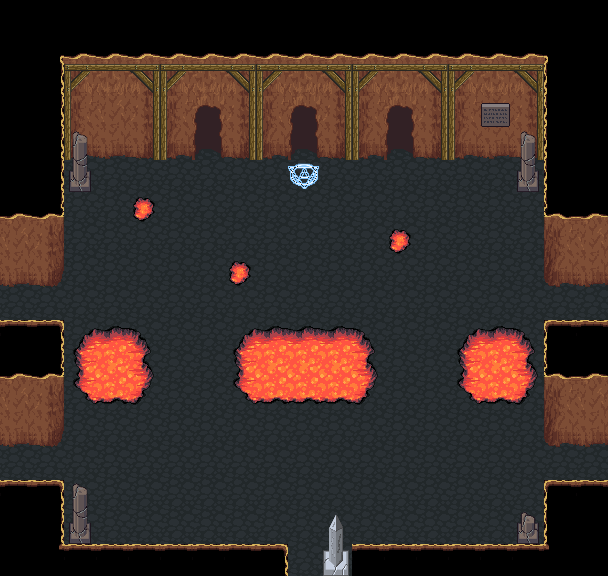

This is a level from a 2D game, rendered from its Tiled map with the project's own tilesets. A one-line summary and the map file follow, with tile-layer data summarised:
An orthogonal 19x18 tile map with 32x32 px tiles, 3 tile layers (Ground, Environment 1, Environment 2) and 30 objects.

<map version="1.0" orientation="orthogonal" renderorder="right-down" width="19" height="18" tilewidth="32" tileheight="32" nextobjectid="35">
 <tileset firstgid="1" name="cavern_ruins" tilewidth="32" tileheight="32" tilecount="384">
  <image source="../tilesets/cavern_ruins.png" trans="ffffff" width="768" height="512" />
 </tileset>
 <layer name="Ground" width="19" height="18">
  <data>[342 cells, 342 non-empty, 1 distinct tile ids]</data>
 </layer>
 <layer name="Environment 1" width="19" height="18">
  <data>[342 cells, 191 non-empty, 43 distinct tile ids]</data>
 </layer>
 <layer name="Environment 2" width="19" height="18">
  <data>[342 cells, 8 non-empty, 4 distinct tile ids]</data>
 </layer>
 <objectgroup name="Collision">
  <object id="4" x="0" y="0" width="64" height="288" />
  <object id="5" x="544" y="0" width="64" height="288" />
  <object id="6" x="64" y="0" width="224" height="160" />
  <object id="7" x="320" y="0" width="224" height="160" />
  <object id="8" x="288" y="0" width="32" height="128" />
  <object id="9" x="0" y="320" width="64" height="128" />
  <object id="10" x="64" y="320" width="96" height="96" />
  <object id="11" x="224" y="320" width="160" height="96" />
  <object id="12" x="448" y="320" width="96" height="96" />
  <object id="13" x="544" y="320" width="64" height="128" />
  <object id="14" x="544" y="480" width="64" height="96" />
  <object id="15" x="0" y="480" width="64" height="96" />
  <object id="16" x="64" y="544" width="224" height="32" />
  <object id="17" x="320" y="544" width="224" height="32" />
  <object id="18" x="512" y="512" width="32" height="32" />
  <object id="19" x="64" y="480" width="32" height="64" />
  <object id="20" x="64" y="160" width="32" height="32" />
  <object id="21" x="512" y="160" width="32" height="32" />
  <object id="22" x="384" y="224" width="32" height="32" />
  <object id="23" x="224" y="256" width="32" height="32" />
  <object id="24" x="128" y="192" width="32" height="32" />
  <object id="25" x="-32" y="288" width="32" height="32">
   <properties>
    <property name="monsterTurnRight" value="" />
   </properties>
  </object>
  <object id="26" x="-32" y="448" width="32" height="32">
   <properties>
    <property name="monsterTurnRight" value="" />
   </properties>
  </object>
  <object id="28" x="608" y="288" width="32" height="32">
   <properties>
    <property name="monsterTurnLeft" value="" />
   </properties>
  </object>
  <object id="29" x="608" y="448" width="32" height="32">
   <properties>
    <property name="monsterTurnLeft" value="" />
   </properties>
  </object>
  <object id="30" x="288" y="576" width="32" height="32" />
  <object id="31" x="326" y="512" width="20" height="32" />
  <object id="32" x="295" y="552" width="8" height="8">
   <properties>
    <property name="playerSpawn" value="" />
   </properties>
  </object>
  <object id="33" x="-25" y="299" width="8" height="8">
   <properties>
    <property name="monsterSpawn1" value="" />
   </properties>
  </object>
  <object id="34" x="625" y="459" width="8" height="8">
   <properties>
    <property name="monsterSpawn2" value="" />
   </properties>
  </object>
 </objectgroup>
</map>
